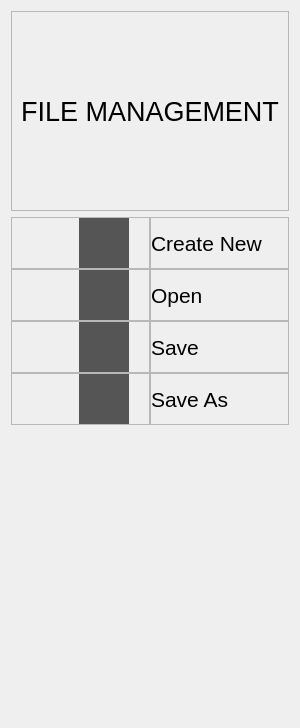
            <widget class="QWidget" name="page_file">
             <layout class="QVBoxLayout" name="verticalLayout_15">
              <item>
               <widget class="QFrame" name="frame_7">
                <property name="minimumSize">
                 <size>
                  <width>0</width>
                  <height>200</height>
                 </size>
                </property>
                <property name="frameShape">
                 <enum>QFrame::StyledPanel</enum>
                </property>
                <property name="frameShadow">
                 <enum>QFrame::Raised</enum>
                </property>
                <layout class="QVBoxLayout" name="verticalLayout_23">
                 <item>
                  <widget class="QLabel" name="label_4">
                   <property name="font">
                    <font>
                     <pointsize>20</pointsize>
                    </font>
                   </property>
                   <property name="text">
                    <string>FILE MANAGEMENT</string>
                   </property>
                   <property name="alignment">
                    <set>Qt::AlignCenter</set>
                   </property>
                  </widget>
                 </item>
                </layout>
               </widget>
              </item>
              <item>
               <widget class="QFrame" name="btn_file_menu">
                <property name="minimumSize">
                 <size>
                  <width>0</width>
                  <height>500</height>
                 </size>
                </property>
                <property name="frameShape">
                 <enum>QFrame::NoFrame</enum>
                </property>
                <property name="frameShadow">
                 <enum>QFrame::Raised</enum>
                </property>
                <layout class="QVBoxLayout" name="verticalLayout_16">
                 <property name="spacing">
                  <number>0</number>
                 </property>
                 <property name="leftMargin">
                  <number>0</number>
                 </property>
                 <property name="topMargin">
                  <number>0</number>
                 </property>
                 <property name="rightMargin">
                  <number>0</number>
                 </property>
                 <property name="bottomMargin">
                  <number>0</number>
                 </property>
                 <item alignment="Qt::AlignTop">
                  <widget class="QFrame" name="btn_top_file_menu">
                   <property name="minimumSize">
                    <size>
                     <width>0</width>
                     <height>200</height>
                    </size>
                   </property>
                   <property name="frameShape">
                    <enum>QFrame::NoFrame</enum>
                   </property>
                   <property name="frameShadow">
                    <enum>QFrame::Raised</enum>
                   </property>
                   <layout class="QGridLayout" name="gridLayout">
                    <property name="leftMargin">
                     <number>0</number>
                    </property>
                    <property name="topMargin">
                     <number>0</number>
                    </property>
                    <property name="rightMargin">
                     <number>0</number>
                    </property>
                    <property name="bottomMargin">
                     <number>0</number>
                    </property>
                    <property name="spacing">
                     <number>0</number>
                    </property>
                    <item row="0" column="0">
                     <widget class="QFrame" name="frame_create">
                      <property name="maximumSize">
                       <size>
                        <width>16777215</width>
                        <height>16777215</height>
                       </size>
                      </property>
                      <property name="layoutDirection">
                       <enum>Qt::RightToLeft</enum>
                      </property>
                      <property name="frameShape">
                       <enum>QFrame::StyledPanel</enum>
                      </property>
                      <property name="frameShadow">
                       <enum>QFrame::Raised</enum>
                      </property>
                      <layout class="QVBoxLayout" name="verticalLayout_17">
                       <property name="spacing">
                        <number>0</number>
                       </property>
                       <property name="leftMargin">
                        <number>0</number>
                       </property>
                       <property name="topMargin">
                        <number>0</number>
                       </property>
                       <property name="rightMargin">
                        <number>20</number>
                       </property>
                       <property name="bottomMargin">
                        <number>0</number>
                       </property>
                       <item>
                        <widget class="QPushButton" name="btn_create">
                         <property name="minimumSize">
                          <size>
                           <width>0</width>
                           <height>50</height>
                          </size>
                         </property>
                         <property name="maximumSize">
                          <size>
                           <width>50</width>
                           <height>16777215</height>
                          </size>
                         </property>
                         <property name="styleSheet">
                          <string notr="true">QPushButton{
	background-color: rgb(85, 85, 85);
	border: none;
}

QPushButton:hover{
	background-color: rgb(42, 41, 44);
}</string>
                         </property>
                         <property name="text">
                          <string/>
                         </property>
                         <property name="icon">
                          <iconset>
                           <normaloff>../../../Circuit-Board-Designer/src/img/files.png</normaloff>../../../Circuit-Board-Designer/src/img/files.png</iconset>
                         </property>
                         <property name="iconSize">
                          <size>
                           <width>30</width>
                           <height>30</height>
                          </size>
                         </property>
                         <property name="checkable">
                          <bool>true</bool>
                         </property>
                         <property name="checked">
                          <bool>false</bool>
                         </property>
                        </widget>
                       </item>
                      </layout>
                     </widget>
                    </item>
                    <item row="0" column="1">
                     <widget class="QFrame" name="label_create_new">
                      <property name="frameShape">
                       <enum>QFrame::StyledPanel</enum>
                      </property>
                      <property name="frameShadow">
                       <enum>QFrame::Raised</enum>
                      </property>
                      <layout class="QVBoxLayout" name="verticalLayout_20">
                       <property name="spacing">
                        <number>0</number>
                       </property>
                       <property name="leftMargin">
                        <number>0</number>
                       </property>
                       <property name="topMargin">
                        <number>0</number>
                       </property>
                       <property name="rightMargin">
                        <number>0</number>
                       </property>
                       <property name="bottomMargin">
                        <number>0</number>
                       </property>
                       <item>
                        <widget class="QLabel" name="label_create">
                         <property name="font">
                          <font>
                           <pointsize>16</pointsize>
                          </font>
                         </property>
                         <property name="text">
                          <string>Create New</string>
                         </property>
                        </widget>
                       </item>
                      </layout>
                     </widget>
                    </item>
                    <item row="1" column="0">
                     <widget class="QFrame" name="frame_open">
                      <property name="maximumSize">
                       <size>
                        <width>16777215</width>
                        <height>16777215</height>
                       </size>
                      </property>
                      <property name="layoutDirection">
                       <enum>Qt::RightToLeft</enum>
                      </property>
                      <property name="frameShape">
                       <enum>QFrame::StyledPanel</enum>
                      </property>
                      <property name="frameShadow">
                       <enum>QFrame::Raised</enum>
                      </property>
                      <layout class="QVBoxLayout" name="verticalLayout_18">
                       <property name="spacing">
                        <number>0</number>
                       </property>
                       <property name="leftMargin">
                        <number>0</number>
                       </property>
                       <property name="topMargin">
                        <number>0</number>
                       </property>
                       <property name="rightMargin">
                        <number>20</number>
                       </property>
                       <property name="bottomMargin">
                        <number>0</number>
                       </property>
                       <item>
                        <widget class="QPushButton" name="btn_open">
                         <property name="minimumSize">
                          <size>
                           <width>0</width>
                           <height>50</height>
                          </size>
                         </property>
                         <property name="maximumSize">
                          <size>
                           <width>50</width>
                           <height>16777215</height>
                          </size>
                         </property>
                         <property name="styleSheet">
                          <string notr="true">QPushButton{
	background-color: rgb(85, 85, 85);
	border: none;
}

QPushButton:hover{
	background-color: rgb(42, 41, 44);
}</string>
                         </property>
                         <property name="text">
                          <string/>
                         </property>
                         <property name="icon">
                          <iconset>
                           <normaloff>../../../Circuit-Board-Designer/src/img/open-folder.png</normaloff>../../../Circuit-Board-Designer/src/img/open-folder.png</iconset>
                         </property>
                         <property name="iconSize">
                          <size>
                           <width>30</width>
                           <height>30</height>
                          </size>
                         </property>
                        </widget>
                       </item>
                      </layout>
                     </widget>
                    </item>
                    <item row="2" column="0">
                     <widget class="QFrame" name="frame_save">
                      <property name="maximumSize">
                       <size>
                        <width>16777215</width>
                        <height>16777215</height>
                       </size>
                      </property>
                      <property name="layoutDirection">
                       <enum>Qt::RightToLeft</enum>
                      </property>
                      <property name="frameShape">
                       <enum>QFrame::StyledPanel</enum>
                      </property>
                      <property name="frameShadow">
                       <enum>QFrame::Raised</enum>
                      </property>
                      <layout class="QVBoxLayout" name="verticalLayout_19">
                       <property name="spacing">
                        <number>0</number>
                       </property>
                       <property name="leftMargin">
                        <number>0</number>
                       </property>
                       <property name="topMargin">
                        <number>0</number>
                       </property>
                       <property name="rightMargin">
                        <number>20</number>
                       </property>
                       <property name="bottomMargin">
                        <number>0</number>
                       </property>
                       <item>
                        <widget class="QPushButton" name="btn_save">
                         <property name="minimumSize">
                          <size>
                           <width>0</width>
                           <height>50</height>
                          </size>
                         </property>
                         <property name="maximumSize">
                          <size>
                           <width>50</width>
                           <height>16777215</height>
                          </size>
                         </property>
                         <property name="styleSheet">
                          <string notr="true">QPushButton{
	background-color: rgb(85, 85, 85);
	border: none;
}

QPushButton:hover{
	background-color: rgb(42, 41, 44);
}</string>
                         </property>
                         <property name="text">
                          <string/>
                         </property>
                         <property name="icon">
                          <iconset>
                           <normaloff>../../../Circuit-Board-Designer/src/img/Save.png</normaloff>../../../Circuit-Board-Designer/src/img/Save.png</iconset>
                         </property>
                         <property name="iconSize">
                          <size>
                           <width>30</width>
                           <height>30</height>
                          </size>
                         </property>
                        </widget>
                       </item>
                      </layout>
                     </widget>
                    </item>
                    <item row="2" column="1">
                     <widget class="QFrame" name="frame_6">
                      <property name="frameShape">
                       <enum>QFrame::StyledPanel</enum>
                      </property>
                      <property name="frameShadow">
                       <enum>QFrame::Raised</enum>
                      </property>
                      <layout class="QVBoxLayout" name="verticalLayout_22">
                       <property name="spacing">
                        <number>0</number>
                       </property>
                       <property name="leftMargin">
                        <number>0</number>
                       </property>
                       <property name="topMargin">
                        <number>0</number>
                       </property>
                       <property name="rightMargin">
                        <number>0</number>
                       </property>
                       <property name="bottomMargin">
                        <number>0</number>
                       </property>
                       <item>
                        <widget class="QLabel" name="label_save">
                         <property name="font">
                          <font>
                           <pointsize>16</pointsize>
                          </font>
                         </property>
                         <property name="text">
                          <string>Save</string>
                         </property>
                        </widget>
                       </item>
                      </layout>
                     </widget>
                    </item>
                    <item row="3" column="0">
                     <widget class="QFrame" name="frame_save_as">
                      <property name="maximumSize">
                       <size>
                        <width>16777215</width>
                        <height>16777215</height>
                       </size>
                      </property>
                      <property name="layoutDirection">
                       <enum>Qt::RightToLeft</enum>
                      </property>
                      <property name="frameShape">
                       <enum>QFrame::StyledPanel</enum>
                      </property>
                      <property name="frameShadow">
                       <enum>QFrame::Raised</enum>
                      </property>
                      <layout class="QVBoxLayout" name="verticalLayout_25">
                       <property name="spacing">
                        <number>0</number>
                       </property>
                       <property name="leftMargin">
                        <number>0</number>
                       </property>
                       <property name="topMargin">
                        <number>0</number>
                       </property>
                       <property name="rightMargin">
                        <number>20</number>
                       </property>
                       <property name="bottomMargin">
                        <number>0</number>
                       </property>
                       <item>
                        <widget class="QPushButton" name="btn_save_as">
                         <property name="minimumSize">
                          <size>
                           <width>0</width>
                           <height>50</height>
                          </size>
                         </property>
                         <property name="maximumSize">
                          <size>
                           <width>50</width>
                           <height>16777215</height>
                          </size>
                         </property>
                         <property name="layoutDirection">
                          <enum>Qt::RightToLeft</enum>
                         </property>
                         <property name="styleSheet">
                          <string notr="true">QPushButton{
	background-color: rgb(85, 85, 85);
	border: none;
}

QPushButton:hover{
	background-color: rgb(42, 41, 44);
}</string>
                         </property>
                         <property name="text">
                          <string/>
                         </property>
                         <property name="icon">
                          <iconset>
                           <normaloff>../../../Circuit-Board-Designer/src/img/Save As.png</normaloff>../../../Circuit-Board-Designer/src/img/Save As.png</iconset>
                         </property>
                         <property name="iconSize">
                          <size>
                           <width>30</width>
                           <height>30</height>
                          </size>
                         </property>
                        </widget>
                       </item>
                      </layout>
                     </widget>
                    </item>
                    <item row="3" column="1">
                     <widget class="QFrame" name="frame_8">
                      <property name="frameShape">
                       <enum>QFrame::StyledPanel</enum>
                      </property>
                      <property name="frameShadow">
                       <enum>QFrame::Raised</enum>
                      </property>
                      <layout class="QVBoxLayout" name="verticalLayout_24">
                       <property name="spacing">
                        <number>0</number>
                       </property>
                       <property name="leftMargin">
                        <number>0</number>
                       </property>
                       <property name="topMargin">
                        <number>0</number>
                       </property>
                       <property name="rightMargin">
                        <number>0</number>
                       </property>
                       <property name="bottomMargin">
                        <number>0</number>
                       </property>
                       <item>
                        <widget class="QLabel" name="label_save_as">
                         <property name="font">
                          <font>
                           <pointsize>16</pointsize>
                          </font>
                         </property>
                         <property name="text">
                          <string>Save As</string>
                         </property>
                        </widget>
                       </item>
                      </layout>
                     </widget>
                    </item>
                    <item row="1" column="1">
                     <widget class="QFrame" name="frame_4">
                      <property name="frameShape">
                       <enum>QFrame::StyledPanel</enum>
                      </property>
                      <property name="frameShadow">
                       <enum>QFrame::Raised</enum>
                      </property>
                      <layout class="QVBoxLayout" name="verticalLayout_21">
                       <property name="spacing">
                        <number>0</number>
                       </property>
                       <property name="leftMargin">
                        <number>0</number>
                       </property>
                       <property name="topMargin">
                        <number>0</number>
                       </property>
                       <property name="rightMargin">
                        <number>0</number>
                       </property>
                       <property name="bottomMargin">
                        <number>0</number>
                       </property>
                       <item>
                        <widget class="QLabel" name="label_open">
                         <property name="font">
                          <font>
                           <pointsize>16</pointsize>
                          </font>
                         </property>
                         <property name="text">
                          <string>Open</string>
                         </property>
                        </widget>
                       </item>
                      </layout>
                     </widget>
                    </item>
                   </layout>
                  </widget>
                 </item>
                 <item>
                  <spacer name="verticalSpacer_3">
                   <property name="orientation">
                    <enum>Qt::Vertical</enum>
                   </property>
                   <property name="sizeHint" stdset="0">
                    <size>
                     <width>20</width>
                     <height>40</height>
                    </size>
                   </property>
                  </spacer>
                 </item>
                </layout>
               </widget>
              </item>
             </layout>
            </widget>
